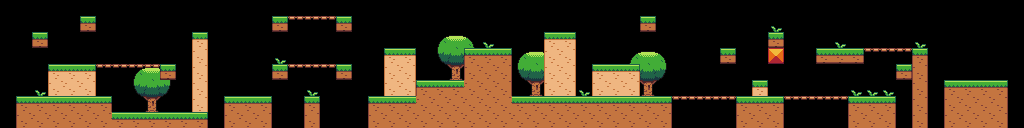

Rendered tile map (Tiled .tmx) drawn with the repository's tilesets; below, a short description and the map source with its tile grids summarised:
An orthogonal 64x8 tile map with 16x16 px tiles, 3 tile layers (tiles.background, tiles.terrain, tiles.foreground) and 92 objects (80x COIN, 3x BRICK, 2x SLIME, 2x MASKED_BLOB, 2x BIRD, ...).

<map version="1.0" orientation="orthogonal" renderorder="right-down" width="64" height="8" tilewidth="16" tileheight="16" nextobjectid="365">
 <properties>
  <property name="background" value="grass" />
  <property name="time" value="120" />
 </properties>
 <tileset firstgid="1" source="tilesheet.tsx" />
 <layer name="tiles.background" width="64" height="8">
  <data>[512 cells, 41 non-empty, 10 distinct tile ids]</data>
 </layer>
 <layer name="tiles.terrain" width="64" height="8">
  <data>[512 cells, 172 non-empty, 21 distinct tile ids]</data>
 </layer>
 <layer name="tiles.foreground" width="64" height="8">
  <data>[512 cells, 7 non-empty, 2 distinct tile ids]</data>
 </layer>
 <objectgroup name="entities">
  <object id="273" type="BRICK" x="224" y="48" width="16" height="16" />
  <object id="274" type="BRICK" x="592" y="32" width="16" height="16" />
  <object id="275" type="BRICK" x="672" y="48" width="16" height="16" />
  <object id="276" type="COIN" x="948" y="68" width="8" height="8">
   <ellipse />
  </object>
  <object id="277" type="COIN" x="964" y="68" width="8" height="8">
   <ellipse />
  </object>
  <object id="278" type="COIN" x="980" y="68" width="8" height="8">
   <ellipse />
  </object>
  <object id="279" type="COIN" x="996" y="68" width="8" height="8">
   <ellipse />
  </object>
  <object id="280" type="COIN" x="948" y="52" width="8" height="8">
   <ellipse />
  </object>
  <object id="281" type="COIN" x="964" y="52" width="8" height="8">
   <ellipse />
  </object>
  <object id="282" type="COIN" x="980" y="52" width="8" height="8">
   <ellipse />
  </object>
  <object id="283" type="COIN" x="996" y="52" width="8" height="8">
   <ellipse />
  </object>
  <object id="284" type="COIN" x="956" y="60" width="8" height="8">
   <ellipse />
  </object>
  <object id="285" type="COIN" x="972" y="60" width="8" height="8">
   <ellipse />
  </object>
  <object id="286" type="COIN" x="988" y="60" width="8" height="8">
   <ellipse />
  </object>
  <object id="287" type="COIN" x="956" y="44" width="8" height="8">
   <ellipse />
  </object>
  <object id="288" type="COIN" x="972" y="44" width="8" height="8">
   <ellipse />
  </object>
  <object id="289" type="COIN" x="988" y="44" width="8" height="8">
   <ellipse />
  </object>
  <object id="290" type="COIN" x="916" y="36" width="8" height="8">
   <ellipse />
  </object>
  <object id="291" type="COIN" x="900" y="36" width="8" height="8">
   <ellipse />
  </object>
  <object id="292" type="COIN" x="884" y="36" width="8" height="8">
   <ellipse />
  </object>
  <object id="293" type="COIN" x="868" y="36" width="8" height="8">
   <ellipse />
  </object>
  <object id="294" type="COIN" x="852" y="36" width="8" height="8">
   <ellipse />
  </object>
  <object id="295" type="COIN" x="836" y="36" width="8" height="8">
   <ellipse />
  </object>
  <object id="296" type="COIN" x="822" y="36" width="8" height="8">
   <ellipse />
  </object>
  <object id="297" type="COIN" x="756" y="68" width="8" height="8">
   <ellipse />
  </object>
  <object id="298" type="COIN" x="900" y="54" width="8" height="8">
   <ellipse />
  </object>
  <object id="299" type="COIN" x="772" y="4" width="8" height="8">
   <ellipse />
  </object>
  <object id="300" type="COIN" x="724" y="20" width="8" height="8">
   <ellipse />
  </object>
  <object id="301" type="COIN" x="724" y="84" width="8" height="8">
   <ellipse />
  </object>
  <object id="302" type="COIN" x="708" y="68" width="8" height="8">
   <ellipse />
  </object>
  <object id="303" type="COIN" x="692" y="68" width="8" height="8">
   <ellipse />
  </object>
  <object id="304" type="COIN" x="676" y="84" width="8" height="8">
   <ellipse />
  </object>
  <object id="305" type="COIN" x="628" y="52" width="8" height="8">
   <ellipse />
  </object>
  <object id="306" type="COIN" x="612" y="52" width="8" height="8">
   <ellipse />
  </object>
  <object id="307" type="COIN" x="596" y="52" width="8" height="8">
   <ellipse />
  </object>
  <object id="308" type="COIN" x="628" y="84" width="8" height="8">
   <ellipse />
  </object>
  <object id="309" type="COIN" x="612" y="84" width="8" height="8">
   <ellipse />
  </object>
  <object id="310" type="COIN" x="596" y="84" width="8" height="8">
   <ellipse />
  </object>
  <object id="311" type="COIN" x="564" y="20" width="8" height="8">
   <ellipse />
  </object>
  <object id="312" type="COIN" x="548" y="20" width="8" height="8">
   <ellipse />
  </object>
  <object id="313" type="COIN" x="500" y="36" width="8" height="8">
   <ellipse />
  </object>
  <object id="314" type="COIN" x="484" y="36" width="8" height="8">
   <ellipse />
  </object>
  <object id="315" type="COIN" x="468" y="36" width="8" height="8">
   <ellipse />
  </object>
  <object id="316" type="COIN" x="452" y="68" width="8" height="8">
   <ellipse />
  </object>
  <object id="317" type="COIN" x="436" y="68" width="8" height="8">
   <ellipse />
  </object>
  <object id="318" type="COIN" x="420" y="68" width="8" height="8">
   <ellipse />
  </object>
  <object id="319" type="COIN" x="404" y="84" width="8" height="8">
   <ellipse />
  </object>
  <object id="320" type="COIN" x="388" y="84" width="8" height="8">
   <ellipse />
  </object>
  <object id="321" type="COIN" x="372" y="84" width="8" height="8">
   <ellipse />
  </object>
  <object id="322" type="COIN" x="386" y="38" width="8" height="8">
   <ellipse />
  </object>
  <object id="323" type="COIN" x="390" y="28" width="8" height="8">
   <ellipse />
  </object>
  <object id="324" type="COIN" x="396" y="18" width="8" height="8">
   <ellipse />
  </object>
  <object id="325" type="COIN" x="402" y="28" width="8" height="8">
   <ellipse />
  </object>
  <object id="326" type="COIN" x="406" y="38" width="8" height="8">
   <ellipse />
  </object>
  <object id="327" type="COIN" x="292" y="4" width="8" height="8">
   <ellipse />
  </object>
  <object id="328" type="COIN" x="308" y="4" width="8" height="8">
   <ellipse />
  </object>
  <object id="329" type="COIN" x="324" y="4" width="8" height="8">
   <ellipse />
  </object>
  <object id="330" type="COIN" x="324" y="52" width="8" height="8">
   <ellipse />
  </object>
  <object id="331" type="COIN" x="308" y="52" width="8" height="8">
   <ellipse />
  </object>
  <object id="332" type="COIN" x="292" y="52" width="8" height="8">
   <ellipse />
  </object>
  <object id="333" type="COIN" x="308" y="84" width="8" height="8">
   <ellipse />
  </object>
  <object id="334" type="COIN" x="260" y="84" width="8" height="8">
   <ellipse />
  </object>
  <object id="335" type="COIN" x="244" y="84" width="8" height="8">
   <ellipse />
  </object>
  <object id="336" type="COIN" x="228" y="84" width="8" height="8">
   <ellipse />
  </object>
  <object id="337" type="COIN" x="228" y="36" width="8" height="8">
   <ellipse />
  </object>
  <object id="338" type="COIN" x="196" y="20" width="8" height="8">
   <ellipse />
  </object>
  <object id="339" type="COIN" x="36" y="4" width="8" height="8">
   <ellipse />
  </object>
  <object id="340" type="COIN" x="84" y="4" width="8" height="8">
   <ellipse />
  </object>
  <object id="341" type="COIN" x="52" y="52" width="8" height="8">
   <ellipse />
  </object>
  <object id="342" type="COIN" x="68" y="52" width="8" height="8">
   <ellipse />
  </object>
  <object id="343" type="COIN" x="84" y="52" width="8" height="8">
   <ellipse />
  </object>
  <object id="344" type="COIN" x="100" y="52" width="8" height="8">
   <ellipse />
  </object>
  <object id="345" type="COIN" x="148" y="52" width="8" height="8">
   <ellipse />
  </object>
  <object id="346" type="COIN" x="144" y="40" width="8" height="8">
   <ellipse />
  </object>
  </objectgroup>
</map>
<!-- 18 of 92 objects omitted -->